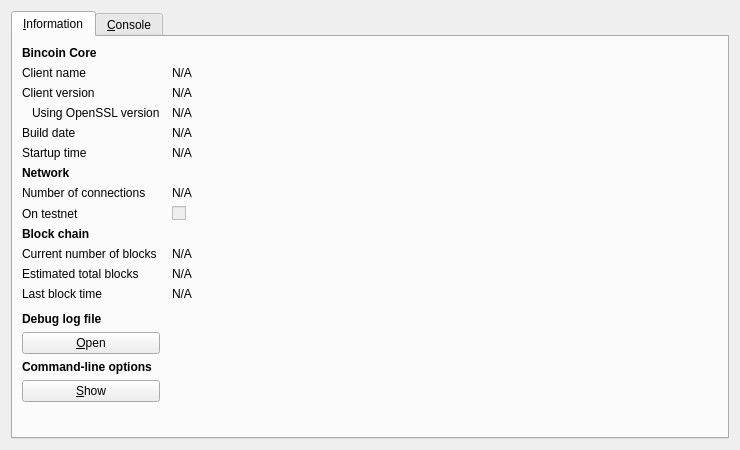
<?xml version="1.0" encoding="UTF-8"?>
<ui version="4.0">
 <class>RPCConsole</class>
 <widget class="QDialog" name="RPCConsole">
  <property name="geometry">
   <rect>
    <x>0</x>
    <y>0</y>
    <width>740</width>
    <height>450</height>
   </rect>
  </property>
  <property name="windowTitle">
   <string>Bincoin - Debug window</string>
  </property>
  <layout class="QVBoxLayout" name="verticalLayout_2">
   <item>
    <widget class="QTabWidget" name="tabWidget">
     <property name="currentIndex">
      <number>0</number>
     </property>
     <widget class="QWidget" name="tab_info">
      <attribute name="title">
       <string>&amp;Information</string>
      </attribute>
      <layout class="QGridLayout" name="gridLayout" columnstretch="0,1">
       <property name="horizontalSpacing">
        <number>12</number>
       </property>
       <item row="0" column="0">
        <widget class="QLabel" name="label_9">
         <property name="font">
          <font>
           <weight>75</weight>
           <bold>true</bold>
          </font>
         </property>
         <property name="text">
          <string>Bincoin Core</string>
         </property>
        </widget>
       </item>
       <item row="1" column="0">
        <widget class="QLabel" name="label_5">
         <property name="text">
          <string>Client name</string>
         </property>
        </widget>
       </item>
       <item row="1" column="1">
        <widget class="QLabel" name="clientName">
         <property name="cursor">
          <cursorShape>IBeamCursor</cursorShape>
         </property>
         <property name="text">
          <string>N/A</string>
         </property>
         <property name="textFormat">
          <enum>Qt::PlainText</enum>
         </property>
         <property name="textInteractionFlags">
          <set>Qt::LinksAccessibleByMouse|Qt::TextSelectableByKeyboard|Qt::TextSelectableByMouse</set>
         </property>
        </widget>
       </item>
       <item row="2" column="0">
        <widget class="QLabel" name="label_6">
         <property name="text">
          <string>Client version</string>
         </property>
        </widget>
       </item>
       <item row="2" column="1">
        <widget class="QLabel" name="clientVersion">
         <property name="cursor">
          <cursorShape>IBeamCursor</cursorShape>
         </property>
         <property name="text">
          <string>N/A</string>
         </property>
         <property name="textFormat">
          <enum>Qt::PlainText</enum>
         </property>
         <property name="textInteractionFlags">
          <set>Qt::LinksAccessibleByMouse|Qt::TextSelectableByKeyboard|Qt::TextSelectableByMouse</set>
         </property>
        </widget>
       </item>
       <item row="3" column="0">
        <widget class="QLabel" name="label_14">
         <property name="text">
          <string>Using OpenSSL version</string>
         </property>
         <property name="indent">
          <number>10</number>
         </property>
        </widget>
       </item>
       <item row="3" column="1">
        <widget class="QLabel" name="openSSLVersion">
         <property name="cursor">
          <cursorShape>IBeamCursor</cursorShape>
         </property>
         <property name="text">
          <string>N/A</string>
         </property>
         <property name="textFormat">
          <enum>Qt::PlainText</enum>
         </property>
         <property name="textInteractionFlags">
          <set>Qt::LinksAccessibleByMouse|Qt::TextSelectableByKeyboard|Qt::TextSelectableByMouse</set>
         </property>
        </widget>
       </item>
       <item row="4" column="0">
        <widget class="QLabel" name="label_12">
         <property name="text">
          <string>Build date</string>
         </property>
        </widget>
       </item>
       <item row="4" column="1">
        <widget class="QLabel" name="buildDate">
         <property name="cursor">
          <cursorShape>IBeamCursor</cursorShape>
         </property>
         <property name="text">
          <string>N/A</string>
         </property>
         <property name="textFormat">
          <enum>Qt::PlainText</enum>
         </property>
         <property name="textInteractionFlags">
          <set>Qt::LinksAccessibleByMouse|Qt::TextSelectableByKeyboard|Qt::TextSelectableByMouse</set>
         </property>
        </widget>
       </item>
       <item row="5" column="0">
        <widget class="QLabel" name="label_13">
         <property name="text">
          <string>Startup time</string>
         </property>
        </widget>
       </item>
       <item row="5" column="1">
        <widget class="QLabel" name="startupTime">
         <property name="cursor">
          <cursorShape>IBeamCursor</cursorShape>
         </property>
         <property name="text">
          <string>N/A</string>
         </property>
         <property name="textFormat">
          <enum>Qt::PlainText</enum>
         </property>
         <property name="textInteractionFlags">
          <set>Qt::LinksAccessibleByMouse|Qt::TextSelectableByKeyboard|Qt::TextSelectableByMouse</set>
         </property>
        </widget>
       </item>
       <item row="6" column="0">
        <widget class="QLabel" name="label_11">
         <property name="font">
          <font>
           <weight>75</weight>
           <bold>true</bold>
          </font>
         </property>
         <property name="text">
          <string>Network</string>
         </property>
        </widget>
       </item>
       <item row="7" column="0">
        <widget class="QLabel" name="label_7">
         <property name="text">
          <string>Number of connections</string>
         </property>
        </widget>
       </item>
       <item row="7" column="1">
        <widget class="QLabel" name="numberOfConnections">
         <property name="cursor">
          <cursorShape>IBeamCursor</cursorShape>
         </property>
         <property name="text">
          <string>N/A</string>
         </property>
         <property name="textFormat">
          <enum>Qt::PlainText</enum>
         </property>
         <property name="textInteractionFlags">
          <set>Qt::LinksAccessibleByMouse|Qt::TextSelectableByKeyboard|Qt::TextSelectableByMouse</set>
         </property>
        </widget>
       </item>
       <item row="8" column="0">
        <widget class="QLabel" name="label_8">
         <property name="text">
          <string>On testnet</string>
         </property>
        </widget>
       </item>
       <item row="8" column="1">
        <widget class="QCheckBox" name="isTestNet">
         <property name="enabled">
          <bool>false</bool>
         </property>
         <property name="text">
          <string/>
         </property>
        </widget>
       </item>
       <item row="9" column="0">
        <widget class="QLabel" name="label_10">
         <property name="font">
          <font>
           <weight>75</weight>
           <bold>true</bold>
          </font>
         </property>
         <property name="text">
          <string>Block chain</string>
         </property>
        </widget>
       </item>
       <item row="10" column="0">
        <widget class="QLabel" name="label_3">
         <property name="text">
          <string>Current number of blocks</string>
         </property>
        </widget>
       </item>
       <item row="10" column="1">
        <widget class="QLabel" name="numberOfBlocks">
         <property name="cursor">
          <cursorShape>IBeamCursor</cursorShape>
         </property>
         <property name="text">
          <string>N/A</string>
         </property>
         <property name="textFormat">
          <enum>Qt::PlainText</enum>
         </property>
         <property name="textInteractionFlags">
          <set>Qt::LinksAccessibleByMouse|Qt::TextSelectableByKeyboard|Qt::TextSelectableByMouse</set>
         </property>
        </widget>
       </item>
       <item row="11" column="0">
        <widget class="QLabel" name="label_4">
         <property name="text">
          <string>Estimated total blocks</string>
         </property>
        </widget>
       </item>
       <item row="11" column="1">
        <widget class="QLabel" name="totalBlocks">
         <property name="cursor">
          <cursorShape>IBeamCursor</cursorShape>
         </property>
         <property name="text">
          <string>N/A</string>
         </property>
         <property name="textFormat">
          <enum>Qt::PlainText</enum>
         </property>
         <property name="textInteractionFlags">
          <set>Qt::LinksAccessibleByMouse|Qt::TextSelectableByKeyboard|Qt::TextSelectableByMouse</set>
         </property>
        </widget>
       </item>
       <item row="12" column="0">
        <widget class="QLabel" name="label_2">
         <property name="text">
          <string>Last block time</string>
         </property>
        </widget>
       </item>
       <item row="12" column="1">
        <widget class="QLabel" name="lastBlockTime">
         <property name="cursor">
          <cursorShape>IBeamCursor</cursorShape>
         </property>
         <property name="text">
          <string>N/A</string>
         </property>
         <property name="textFormat">
          <enum>Qt::PlainText</enum>
         </property>
         <property name="textInteractionFlags">
          <set>Qt::LinksAccessibleByMouse|Qt::TextSelectableByKeyboard|Qt::TextSelectableByMouse</set>
         </property>
        </widget>
       </item>
       <item row="13" column="0">
        <spacer name="verticalSpacer_2">
         <property name="orientation">
          <enum>Qt::Vertical</enum>
         </property>
         <property name="sizeHint" stdset="0">
          <size>
           <width>20</width>
           <height>20</height>
          </size>
         </property>
        </spacer>
       </item>
       <item row="14" column="0">
        <widget class="QLabel" name="labelDebugLogfile">
         <property name="font">
          <font>
           <weight>75</weight>
           <bold>true</bold>
          </font>
         </property>
         <property name="text">
          <string>Debug log file</string>
         </property>
        </widget>
       </item>
       <item row="15" column="0">
        <widget class="QPushButton" name="openDebugLogfileButton">
         <property name="toolTip">
          <string>Open the Bincoin debug log file from the current data directory. This can take a few seconds for large log files.</string>
         </property>
         <property name="text">
          <string>&amp;Open</string>
         </property>
         <property name="autoDefault">
          <bool>false</bool>
         </property>
        </widget>
       </item>
       <item row="16" column="0">
        <widget class="QLabel" name="labelCLOptions">
         <property name="font">
          <font>
           <weight>75</weight>
           <bold>true</bold>
          </font>
         </property>
         <property name="text">
          <string>Command-line options</string>
         </property>
        </widget>
       </item>
       <item row="17" column="0">
        <widget class="QPushButton" name="showCLOptionsButton">
         <property name="toolTip">
          <string>Show the Bincoin-Qt help message to get a list with possible Bincoin command-line options.</string>
         </property>
         <property name="text">
          <string>&amp;Show</string>
         </property>
         <property name="autoDefault">
          <bool>false</bool>
         </property>
        </widget>
       </item>
       <item row="18" column="0">
        <spacer name="verticalSpacer">
         <property name="orientation">
          <enum>Qt::Vertical</enum>
         </property>
         <property name="sizeHint" stdset="0">
          <size>
           <width>20</width>
           <height>40</height>
          </size>
         </property>
        </spacer>
       </item>
      </layout>
     </widget>
     <widget class="QWidget" name="tab_console">
      <attribute name="title">
       <string>&amp;Console</string>
      </attribute>
      <layout class="QVBoxLayout" name="verticalLayout_3">
       <property name="spacing">
        <number>3</number>
       </property>
       <item>
        <widget class="QTextEdit" name="messagesWidget">
         <property name="minimumSize">
          <size>
           <width>0</width>
           <height>100</height>
          </size>
         </property>
         <property name="readOnly">
          <bool>true</bool>
         </property>
         <property name="tabKeyNavigation" stdset="0">
          <bool>false</bool>
         </property>
         <property name="columnCount" stdset="0">
          <number>2</number>
         </property>
        </widget>
       </item>
       <item>
        <layout class="QHBoxLayout" name="horizontalLayout">
         <property name="spacing">
          <number>3</number>
         </property>
         <item>
          <widget class="QLabel" name="label">
           <property name="text">
            <string notr="true">&gt;</string>
           </property>
          </widget>
         </item>
         <item>
          <widget class="QLineEdit" name="lineEdit"/>
         </item>
         <item>
          <widget class="QPushButton" name="clearButton">
           <property name="maximumSize">
            <size>
             <width>24</width>
             <height>24</height>
            </size>
           </property>
           <property name="toolTip">
            <string>Clear console</string>
           </property>
           <property name="text">
            <string/>
           </property>
           <property name="icon">
            <iconset resource="../bitcoin.qrc">
             <normaloff>:/icons/remove</normaloff>:/icons/remove</iconset>
           </property>
           <property name="shortcut">
            <string notr="true">Ctrl+L</string>
           </property>
           <property name="autoDefault">
            <bool>false</bool>
           </property>
          </widget>
         </item>
        </layout>
       </item>
      </layout>
     </widget>
    </widget>
   </item>
  </layout>
 </widget>
 <resources>
  <include location="../bitcoin.qrc"/>
 </resources>
 <connections/>
</ui>
